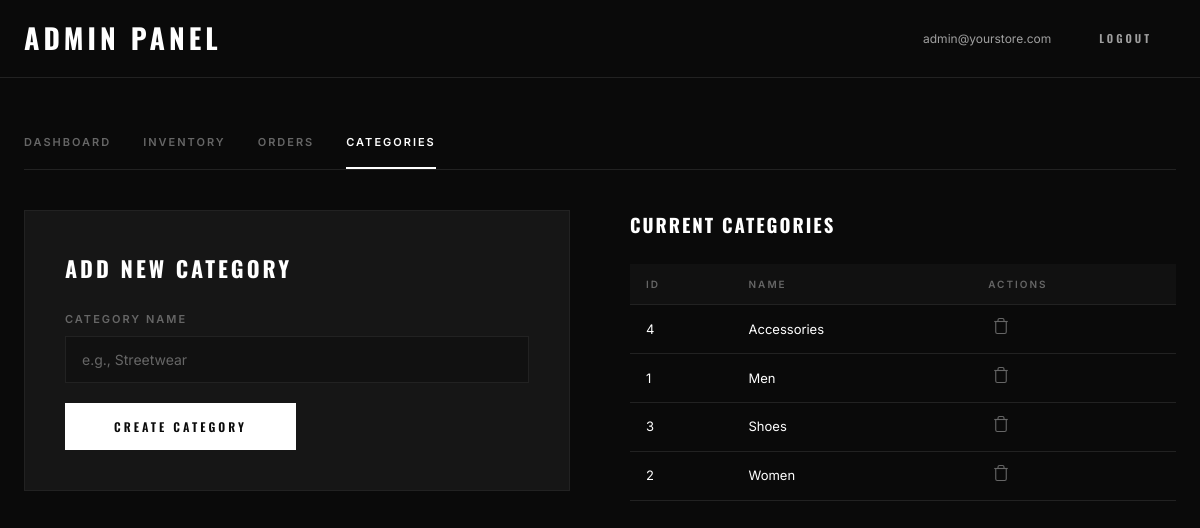
Page /admin/admin.php?view=categories (signed in) on the committed database.
### tables this page shows
CREATE TABLE categories (
    id          INT UNSIGNED    AUTO_INCREMENT PRIMARY KEY,
    name        VARCHAR(100)    NOT NULL UNIQUE,
    created_at  TIMESTAMP       NOT NULL DEFAULT CURRENT_TIMESTAMP
);

### admin/admin.php (the view, shortened to what this page needs)
<?php
$db = getDB();
$view = $_GET['view'] ?? 'dashboard';
$categories = $db->query("SELECT * FROM categories ORDER BY name")->fetchAll();
?>
<!DOCTYPE html>
<html lang="en">
<head>
    <link rel="stylesheet" href="/tcs/assets/css/style.css">
</head>
<body style="background: var(--bg-primary);">
<nav class="navbar">
    <div class="container">
        <a href="/tcs/admin/admin.php" class="navbar__logo">ADMIN PANEL</a>
        <div class="navbar__icons">
            <span style="font-size: 12px; color: var(--text-secondary);"><?= htmlspecialchars($_SESSION['admin_email']) ?></span>
            <a href="/tcs/admin/logout.php" class="btn btn--sm btn--danger">Logout</a>
        </div>
    </div>
</nav>
<div class="container" style="padding-top: 40px;">
    <div class="admin-nav">
        <a href="?view=dashboard" class="<?= $view === 'dashboard' ? 'active' : '' ?>">Dashboard</a>
        <a href="?view=inventory" class="<?= $view === 'inventory' ? 'active' : '' ?>">Inventory</a>
        <a href="?view=orders" class="<?= $view === 'orders' ? 'active' : '' ?>">Orders</a>
        <a href="?view=categories" class="<?= $view === 'categories' ? 'active' : '' ?>">Categories</a>
    </div>
    <?php if ($view === 'categories'): ?>
        <div style="display: grid; grid-template-columns: 1fr 1fr; gap: 60px;">
            <section class="admin-form">
                <h2>Add New Category</h2>
                <form method="POST">
                    <div class="form-group"><label>Category Name</label><input type="text" name="cat_name" required placeholder="e.g., Streetwear"></div>
                    <button type="submit" name="add_category" class="btn btn--filled">Create Category</button>
                </form>
            </section>
            <section>
                <h3 style="font-family: var(--font-heading); letter-spacing: 2px; text-transform: uppercase; margin-bottom: 24px;">Current Categories</h3>
                <table class="admin-table">
                    <thead><tr><th>ID</th><th>Name</th><th>Actions</th></tr></thead>
                    <tbody>
                        <?php foreach ($categories as $c): ?>
                            <tr>
                                <td><?= $c['id'] ?></td>
                                <td><?= htmlspecialchars($c['name']) ?></td>
                                <td><a href="?view=categories&delete_category=<?= $c['id'] ?>" class="btn-icon" onclick="return confirm('Delete category?')"><svg width="18" height="18" viewBox="0 0 24 24" fill="none" stroke="currentColor" stroke-width="1.5"><path d="M3 6h18"/><path d="M19 6v14a2 2 0 01-2 2H7a2 2 0 01-2-2V6m3 0V4a2 2 0 012-2h4a2 2 0 012 2v2"/></svg></a></td>
                            </tr>
                        <?php endforeach; ?>
                    </tbody>
                </table>
            </section>
        </div>
    <?php endif; ?>
</div>
</body>
</html>

### assets/css/style.css (style rules this page uses)
*, *::before, *::after { box-sizing: border-box; margin: 0; padding: 0; }
:root { --bg-primary: #0a0a0a; --bg-secondary: #111111; --bg-card: #161616; --bg-card-hover: #1e1e1e; --text-primary: #ffffff; --text-secondary: #a0a0a0; --text-muted: #666666; --accent: #e5e5e5; --accent-hover: #ffffff; --border: #222222; --border-light: #333333; --danger: #ef4444; --success: #22c55e; --gold: #d4a843; --radius: 0px; --radius-sm: 0px; --transition: all 0.3s cubic-bezier(0.4, 0, 0.2, 1); --shadow: 0 4px 24px rgba(0, 0, 0, 0.4); --font-heading: 'Oswald', sans-serif; --font-body: 'Inter', sans-serif; }
html { scroll-behavior: smooth; }
body { font-family: var(--font-body); background-color: var(--bg-primary); color: var(--text-primary); line-height: 1.6; -webkit-font-smoothing: antialiased; }
a { color: inherit; text-decoration: none; }
button { cursor: pointer; font-family: inherit; }
input, select, textarea { font-family: inherit; }
.container { max-width: 1280px; margin: 0 auto; padding: 0 24px; }
.navbar { background: var(--bg-primary); border-bottom: 1px solid var(--border); position: sticky; top: 0; z-index: 1000; backdrop-filter: blur(12px); }
.navbar .container { display: flex; align-items: center; justify-content: space-between; padding-top: 16px; padding-bottom: 16px; }
.navbar__logo { font-family: var(--font-heading); font-size: 28px; font-weight: 700; letter-spacing: 4px; text-transform: uppercase; color: var(--text-primary); }
.navbar__icons { display: flex; align-items: center; gap: 24px; }
.navbar__icons a, .navbar__icons button { color: var(--text-secondary); transition: var(--transition); background: none; border: none; position: relative; }
.btn { display: inline-block; padding: 14px 48px; font-size: 12px; font-weight: 600; letter-spacing: 3px; text-transform: uppercase; border: 1px solid var(--text-primary); color: var(--text-primary); background: transparent; transition: var(--transition); cursor: pointer; font-family: var(--font-heading); }
.btn--filled { background: var(--text-primary); color: var(--bg-primary); }
.btn--danger { border-color: var(--danger); color: var(--danger); }
.btn--sm { padding: 8px 24px; font-size: 11px; }
.form-group { margin-bottom: 20px; }
.form-group label { display: block; font-size: 11px; letter-spacing: 2px; text-transform: uppercase; color: var(--text-muted); margin-bottom: 8px; font-weight: 600; }
.form-group input, .form-group select, .form-group textarea { width: 100%; padding: 14px 16px; background: var(--bg-secondary); border: 1px solid var(--border); color: var(--text-primary); font-size: 14px; outline: none; transition: var(--transition); }
.form-group input::placeholder, .form-group textarea::placeholder { color: var(--text-muted); }
.admin-table { width: 100%; border-collapse: collapse; }
.admin-table th { font-size: 10px; letter-spacing: 2px; text-transform: uppercase; color: var(--text-muted); font-weight: 600; padding: 12px 16px; border-bottom: 1px solid var(--border); text-align: left; background: var(--bg-secondary); }
.admin-table td { padding: 12px 16px; border-bottom: 1px solid var(--border); font-size: 13px; vertical-align: middle; }
.admin-form { background: var(--bg-card); border: 1px solid var(--border); padding: 40px; margin-bottom: 48px; }
.admin-form h2 { font-family: var(--font-heading); font-size: 22px; letter-spacing: 3px; text-transform: uppercase; margin-bottom: 24px; }
.btn-icon { background: none; border: none; color: var(--text-muted); cursor: pointer; padding: 4px; transition: var(--transition); }

### admin/admin.php (style rules this page uses)
.admin-nav { display: flex; gap: 32px; border-bottom: 1px solid var(--border); margin-bottom: 40px; }
.admin-nav a { padding: 16px 0; font-size: 11px; letter-spacing: 2px; text-transform: uppercase; color: var(--text-muted); font-weight: 600; }
.admin-nav a.active { color: var(--text-primary); border-bottom: 2px solid var(--text-primary); }

### rows in the picture
categories: id "4", name "Accessories"
categories: id "1", name "Men"
categories: id "3", name "Shoes"
categories: id "2", name "Women"

### other values in the picture
$_SESSION['admin_email'] "admin@yourstore.com"
